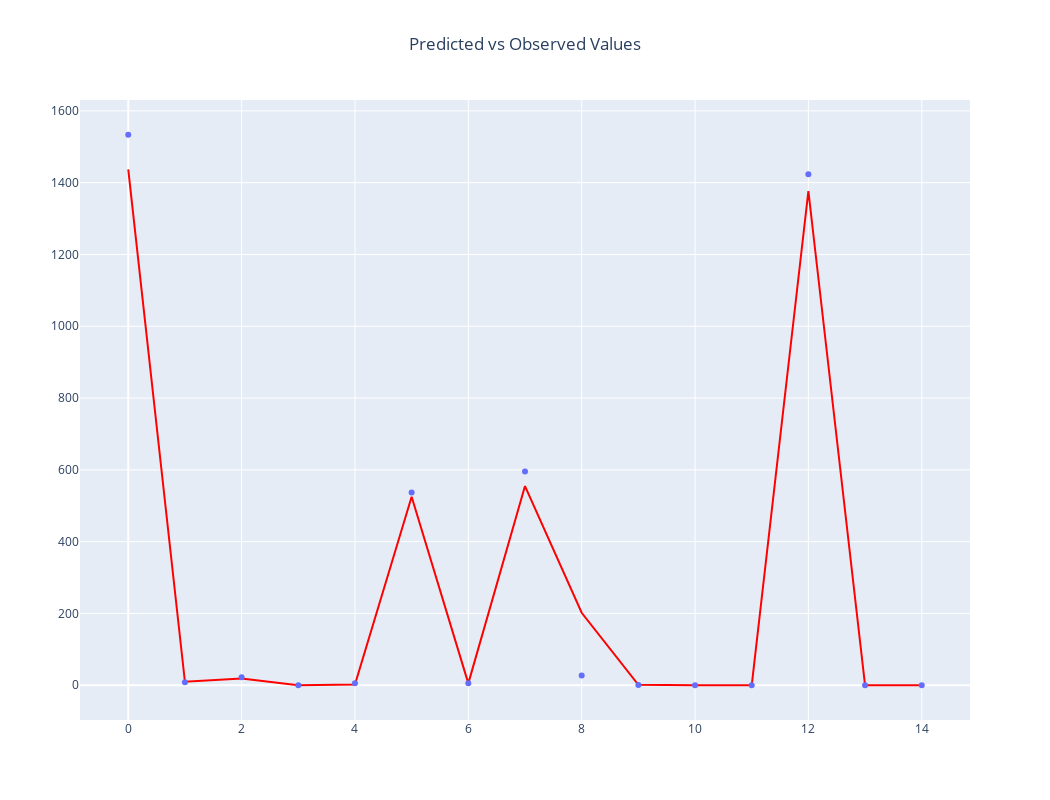

This figure's notebook cell:
### Code cell
#Take a sample of y_pred vs y_true and plot it

def plot_act_vs_pred(y_hat, y_real):

    plot_data = pd.DataFrame()
    
    y_labels = y_real

    plot_data['y_predicted'] = list(y_hat)
    plot_data['y_actual'] = list(y_real)
    
    #take a random sample for ease of interpretation 
    
    plot_data = plot_data.sample(15).reset_index(drop = True)
    
    fig1= px.line(plot_data,y = 'y_predicted', width = 800, height = 500)
    fig1.update_traces(line=dict(color = 'red'))

    fig2= px.scatter(plot_data, y = 'y_actual', width = 800, height = 500)

    fig3 = go.Figure(data=fig1.data + fig2.data)
    
    fig3.update_layout(
    autosize=False,
    width=1050,
    height=800,
    showlegend= True,
    title_text='Predicted vs Observed Values', title_x=0.5)
    
    
    fig3.show()
    
    print('Sample Data: ------------------------------------------------------------')
    
    print(plot_data.head(10))
    

plot_act_vs_pred(overall_results['predicted_org_cost'], overall_results['total_org_cost'])

### Figure 1 — Plotly figure (JSON) as saved in the notebook; plotly's stock layout.template omitted (floating-point values rounded to 4 significant figures)
{"data": [{"hovertemplate": "index=%{x}<br>y_predicted=%{y}<extra></extra>", "legendgroup": "", "line": {"color": "red", "dash": "solid"}, "marker": {"symbol": "circle"}, "mode": "lines", "name": "", "orientation": "v", "showlegend": false, "type": "scatter", "x": [0, 1, 2, 3, 4, 5, 6, 7, 8, 9, 10, 11, 12, 13, 14], "xaxis": "x", "y": [1437.0, 9.704, 18.99, 0.0001034, 2.277, 525.2, 5.29, 554.8, 201.9, 1.299, 0.0006932, 0.003732, 1377.0, 1.425e-05, 0.000283], "yaxis": "y"}, {"hovertemplate": "index=%{x}<br>y_actual=%{y}<extra></extra>", "legendgroup": "", "marker": {"color": "#636efa", "symbol": "circle"}, "mode": "markers", "name": "", "orientation": "v", "showlegend": false, "type": "scatter", "x": [0, 1, 2, 3, 4, 5, 6, 7, 8, 9, 10, 11, 12, 13, 14], "xaxis": "x", "y": [1533.0, 8.641, 22.13, 0.0001231, 5.656, 536.8, 5.709, 595.7, 27.39, 0.9504, 0.000691, 0.003316, 1423.0, 1.815e-05, 0.001869], "yaxis": "y"}], "layout": {"autosize": false, "height": 800, "showlegend": true, "title": {"text": "Predicted vs Observed Values", "x": 0.5}, "width": 1050}}
